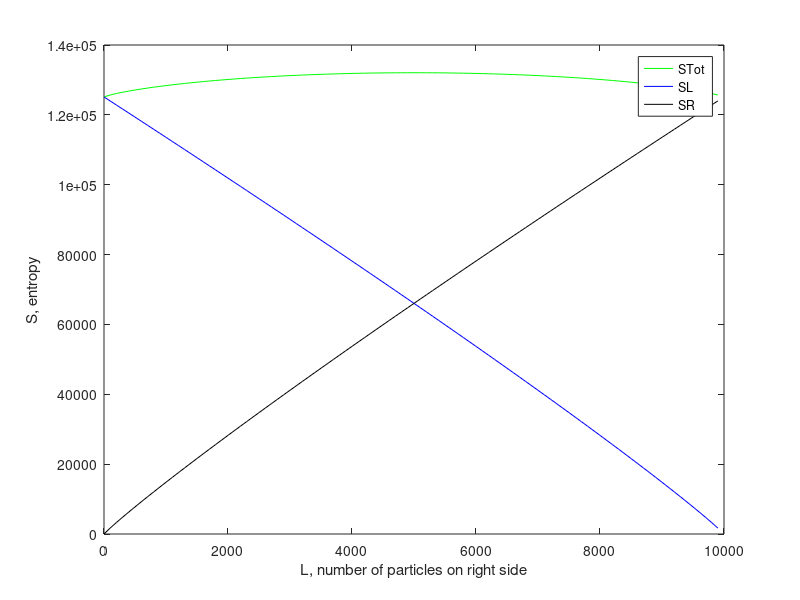

Recreate this plot in MATLAB.
% Plot entropy maximization to understand equilibrium

% Goal: plot TOTAL entropy of the system as a function of L, where L is the
% number of particles on the right half of a two-sectioned lattice with
% omega sites

% Define our parameters
omega = 1e9; % number of 1 nm^3 cubes in an E coli
LTot = 1e4; % total number of particles, which out to be 10uM

% Define L-space
L = (1:100:LTot); % from 1 particle on right side to LTot on right side

SL = (LTot-L).*log(omega) - (LTot-L).*log(LTot-L) + (LTot-L); % define vector 
% of left side's entropy, for a range of possible L's

SR = L.*log(omega) - L.*log(L) + L; % define vector of right side entropy

STot = SL + SR; %total entropy

figure
plot(L,STot, 'g') % total entropy, in green
hold on
plot(L, SL, 'b') % left side entropy, in blue
plot(L,SR, 'k') % right side entropy, in black
hold off
xlabel('L, number of particles on right side')
ylabel('S, entropy')
legend('STot', 'SL', 'SR')





